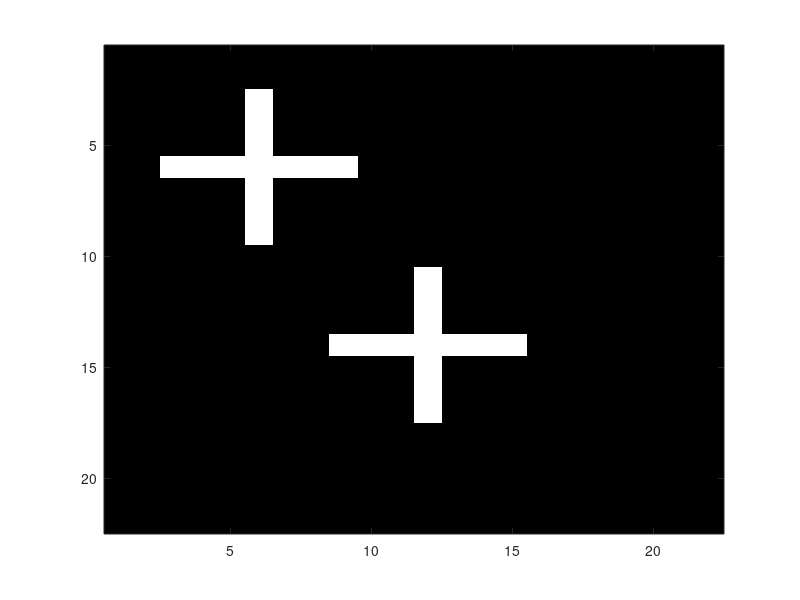

MATLAB code to generate this figure:
clc,clear all,close all;

IAS=2;
SZ=2*IAS-1;
a=randi([1 9],IAS,IAS);
%a(a<128)=0;
%a(a>=128)=255
b=randi([1 9],IAS,IAS);%circshift(a,[2 1])
%b(b<128)=0;
%b(b>=128)=255
%real(fft2(a).*fft2(b))

fftres=real(ifft2(fft2(a,SZ,SZ).*fft2(b,SZ,SZ)))
fftres=real(ifft2(fft2(a).*fft2(b)))
fftres=conv2(a,b)

fftres=ifft2(fft2(a).*fft2(b))
fftres=ifft2(fft2(a,SZ,SZ).*fft2(b,SZ,SZ))

[max_cc, imax] = max(fftres(:));

[ypeak, xpeak] = ind2sub(size(fftres),imax(1))

cc=xcorr2(b,a)

[max_cc, imax] = max(abs(cc(:)));
[ypeak, xpeak] = ind2sub(size(cc),imax(1))
corr_offset = [(xpeak-size(a,2)) (ypeak-size(a,1))];
%max(max(res))
%ffta=fft2(single(a2),NfftHeight,NfftWidth);
%fftb=fft2(single(b2),NfftHeight,NfftWidth);

%c = real(ifft2(ffta.*fftb));
a=rand(5,1);
b=rand(5,1);
corrLength=length(a)+length(b)-1;

c=fftshift(ifft(fft(a,corrLength).*conj(fft(b,corrLength))))
xcorr(a,b)



template = .2*ones(11);
template(6,3:9) = .6;
template(3:9,6) = .6;
offsetTemplate = .2*ones(22);
offset = [8 6];
offsetTemplate( (1:size(template,1))+offset(1),...
                    (1:size(template,2))+offset(2) ) = template;
imagesc(offsetTemplate); colormap gray;
hold on;
imagesc(template);
cc = xcorr2(offsetTemplate,template)
[max_cc, imax] = max(abs(cc(:)));
[ypeak, xpeak] = ind2sub(size(cc),imax(1))
corr_offset = [ (ypeak-size(template,1)) (xpeak-size(template,2)) ];
isequal(corr_offset,offset)



templateRaw=rand(4,4);
template=ones(size(templateRaw)*2);
template(3:size(templateRaw,1)+2,3:size(templateRaw,2)+2)=templateRaw

offset = [3 5];
offsetTemplateRaw=(template(offset(1):end,offset(2):end));

%offsetTemplate=offsetTemplateRaw;
offsetTemplate = ones(size(template)); 
offsetTemplate(offset(1):end, offset(2):end) = offsetTemplateRaw

cc = xcorr2(offsetTemplate,template)
[max_cc, imax] = max(abs(cc(:)));
[ypeak, xpeak] = ind2sub(size(cc),imax(1));
corr_offset = [ (ypeak-size(template,1)) (xpeak-size(template,2)) ]